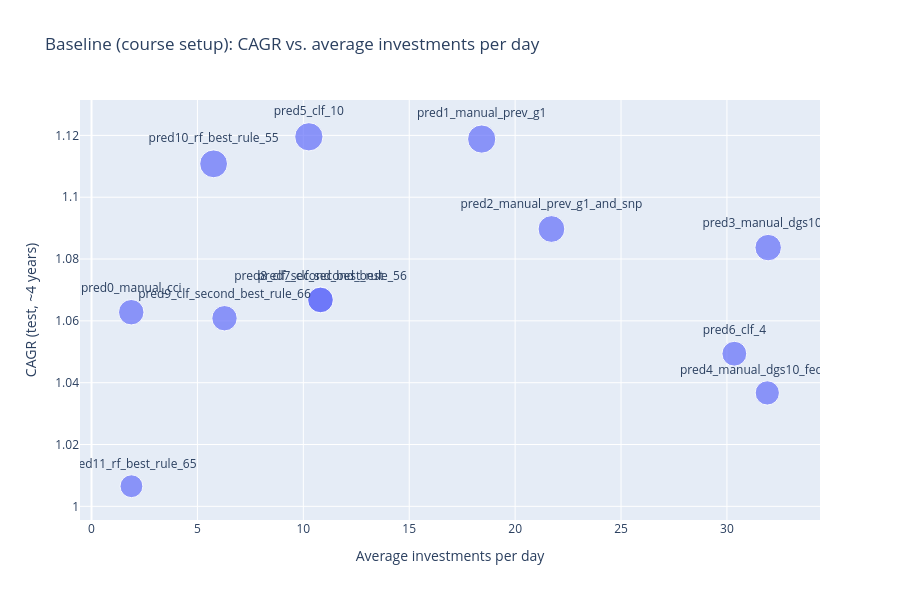

Notebook code for this chart:
### Code cell
if RUN_BASELINE:
    bubble_chart(baseline['sim'], 'Baseline (course setup): CAGR vs. average investments per day')

### Figure 1 — Plotly figure (JSON) as saved in the notebook; plotly's stock layout.template omitted (floating-point values rounded to 4 significant figures)
{"data": [{"hovertemplate": "Average investments per day=%{x}<br>CAGR (test, ~4 years)=%{y}<br>sim1_growth_capital_4y=%{marker.size}<br>prediction=%{text}<extra></extra>", "legendgroup": "", "marker": {"color": "#636efa", "size": [1.276, 1.567, 1.41, 1.379, 1.155, 1.571, 1.213, 1.295, 1.295, 1.267, 1.522, 1.026], "sizemode": "area", "sizeref": 0.003927, "symbol": "circle"}, "mode": "markers+text", "name": "", "orientation": "v", "showlegend": false, "text": ["pred0_manual_cci", "pred1_manual_prev_g1", "pred2_manual_prev_g1_and_snp", "pred3_manual_dgs10_5", "pred4_manual_dgs10_fedfunds", "pred5_clf_10", "pred6_clf_4", "pred7_clf_second_best", "pred8_clf_second_best_rule_56", "pred9_clf_second_best_rule_66", "pred10_rf_best_rule_55", "pred11_rf_best_rule_65"], "textposition": "top center", "type": "scatter", "x": [1.876, 18.42, 21.72, 31.95, 31.91, 10.26, 30.35, 10.81, 10.81, 6.279, 5.764, 1.885], "xaxis": "x", "y": [1.063, 1.119, 1.09, 1.084, 1.037, 1.12, 1.049, 1.067, 1.067, 1.061, 1.111, 1.007], "yaxis": "y"}], "layout": {"height": 600, "legend": {"itemsizing": "constant", "tracegroupgap": 0}, "title": {"text": "Baseline (course setup): CAGR vs. average investments per day"}, "xaxis": {"anchor": "y", "domain": [0, 1], "title": {"text": "Average investments per day"}}, "yaxis": {"anchor": "x", "domain": [0, 1], "title": {"text": "CAGR (test, ~4 years)"}}}}
